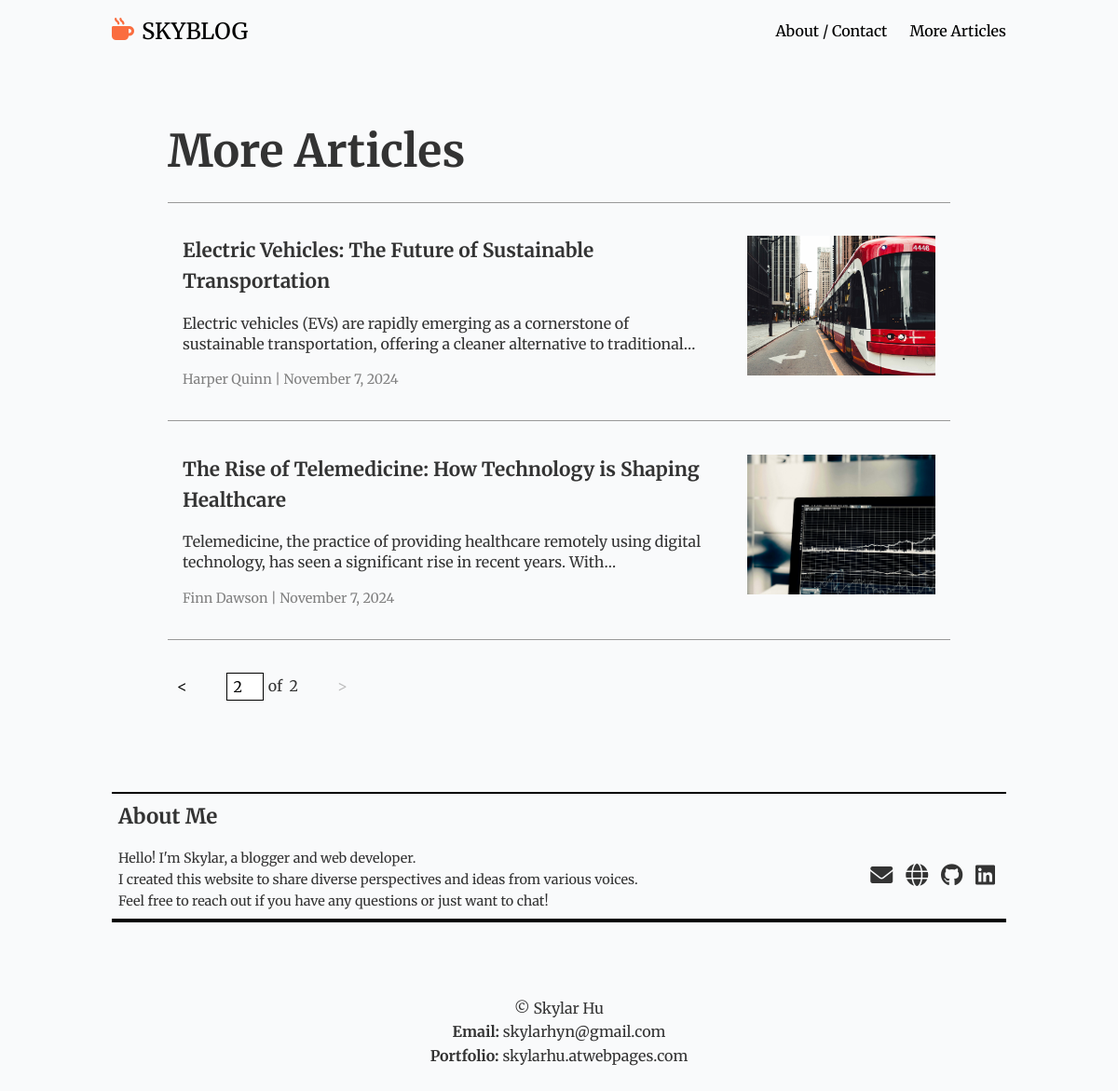
/more-articles/?page=2, run on the app's committed database.
### blog/models.py (models this page shows, shortened)
class Post(models.Model):
  STATUS = (
    (0, "Draft"),
    (1, "Publish"),
  )
  image = models.ImageField(upload_to='posts/', blank=True, null=True)
  title = models.CharField(max_length=100, unique=True)
  slug = models.SlugField(max_length=100, unique=True)
  author = models.ForeignKey(User, on_delete=models.CASCADE, related_name="blog_posts")
  updated_on = models.DateTimeField(auto_now=True)
  content = models.TextField()
  created_on = models.DateTimeField(auto_now_add=True)
  status = models.IntegerField(
    choices=STATUS,
    default=0,
    verbose_name="Post Status",
    help_text="Set the status of the post to draft or publish."
    )
  class Meta:
    ordering = ['-created_on']

### blog/views.py (the view)
# urls.py: path('more-articles/', views.MoreArticles.as_view(), name='more_articles'),
class MoreArticles(generic.ListView):
    model = Post
    template_name = 'more_articles.html'
    context_object_name = 'posts'
    paginate_by = 8
    def get_queryset(self):
        return Post.objects.filter(status=1).order_by('-created_on')
    def get_context_data(self, **kwargs):
        context = super().get_context_data(**kwargs)
        page = self.request.GET.get('page', 1)
        paginator = Paginator(self.get_queryset(), self.paginate_by)
        try:
            posts = paginator.page(page)
        except PageNotAnInteger:
            posts = paginator.page(1)
        except EmptyPage:
            posts = paginator.page(paginator.num_pages)
        context['posts'] = posts
        context['page_obj'] = posts  # Ensure `page_obj` is available for pagination controls in template
        return context

### templates/more_articles.html
{% extends "base.html" %}
{% load static %}
{% block content %}
<div class="articles-container">
  <h1>More Articles</h1>
      <div class="articles-list">
          {% for post in posts %}
          <a href="{% url 'post_detail' post.slug %}">
            <div class="article-item">
              <div class="article-left">
                <h2>{{ post.title }}</h2>
                <div class="article-content">
                  <p>{{ post.content | safe }}</p>
                </div>
                <p class="article-info">{{ post.author.first_name }} {{ post.author.last_name }} | {{ post.created_on|date:"F j, Y" }}</p>
              </div>
              <div class="article-right">
                {% if post.image %}
                <img src="{{ post.image.url }}" alt="{{ post.title }}" class="card-image">
                {% endif %}
              </div>
            </div>
          </a>
          {% endfor %}
      </div>
      <hr>
      <div class="pagination-container">
        <div class="pagination-button">
            {% if page_obj.has_previous %}
                <a href="?page={{ page_obj.previous_page_number }}" class="pagination-link">&lt;</a>
            {% else %}
                <span class="pagination-link disabled">&lt;</span>
            {% endif %}
        </div>
        <div class="pagination-info">
            <div class="page-input">
                <input type="number" min="1" max="{{ page_obj.paginator.num_pages }}"
                       value="{{ page_obj.number }}"
                       onchange="window.location.href='?page=' + encodeURIComponent(this.value)">
                <span aria-current="page"> of &nbsp;{{ page_obj.paginator.num_pages }}</span>
            </div>
        </div>
        <div class="pagination-button">
            {% if page_obj.has_next %}
                <a href="?page={{ page_obj.next_page_number }}" class="pagination-link">&gt;</a>
            {% else %}
                <span class="pagination-link disabled">&gt;</span>
            {% endif %}
        </div>
    </div>
</div>
{% endblock %}

### static/css/styles.css (style rules this page uses)
* { margin: 0; padding: 0; box-sizing: border-box; font-family: "Merriweather", serif; }
body { background-color: #f9fafb; color: #333; font-size: 16px; line-height: 1.6; padding-top: 60px; }
a { text-decoration: none; color: inherit; }
.articles-container { width: 70%; margin: 0 auto; }
.articles-container h1 { margin: 4rem auto 1rem; font-size: 3rem; }
.articles-list { display: flex; flex-direction: column; align-items: center; justify-content: center; gap: 2rem; }
.article-item { display: flex; justify-content: space-between; padding: 2.2rem 1rem 0; border-top: 1px solid #999; transition: transform 0.3s ease; }
hr { border: none; height: 1px; background-color: #999; margin-top: 2rem; }
.article-content { color:#333; display: -webkit-box; -webkit-line-clamp: 2; -webkit-box-orient: vertical; overflow: hidden; text-overflow: ellipsis; line-height: 1.4; }
.article-left { width: 70%; }
.article-left h2 { font-size: 1.3rem; margin-bottom: 1rem; }
.article-right { width: 25%; height: 150px; overflow: hidden; }
.article-right img { width: 100%; height: 100%; object-fit: cover; }
.article-info { color: gray; font-size: 0.9em; margin-top: 1rem; }
.pagination-container { display: flex; justify-content: flex-start; align-items: center; gap: 2rem; margin: 2rem auto; }
.pagination-button .pagination-link { padding: 5px 10px; color: black; text-decoration: none; font-size: 16px; display: inline-block; transition: all 0.3s; }
.pagination-button .pagination-link.disabled { color: #bbb; pointer-events: none; }
.pagination-info { text-align: center; }
.page-input { display: flex; align-items: center; font-size: 16px; }
.page-input input { width: 40px; text-align: center; font-size: 16px; margin-right: 5px; border: 1px solid black; padding: 4px; }

### data on the page
Post: title "Electric Vehicles: The Future of Sustainable Transportation", content "Electric vehicles (EVs) are rapidly emerging as a cornerstone of sustainable transportation, offering a cleaner alternative to…", author.first_name "Harper", author.last_name "Quinn", created_on "November 7, 2024", image (picture)
Post: title "The Rise of Telemedicine: How Technology is Shaping Healthcare", content "Telemedicine, the practice of providing healthcare remotely using digital technology, has seen a significant rise in recent years.…", author.first_name "Finn", author.last_name "Dawson", created_on "November 7, 2024", image (picture)

### other printed values
{{ page_obj.paginator.num_pages }} "2"
